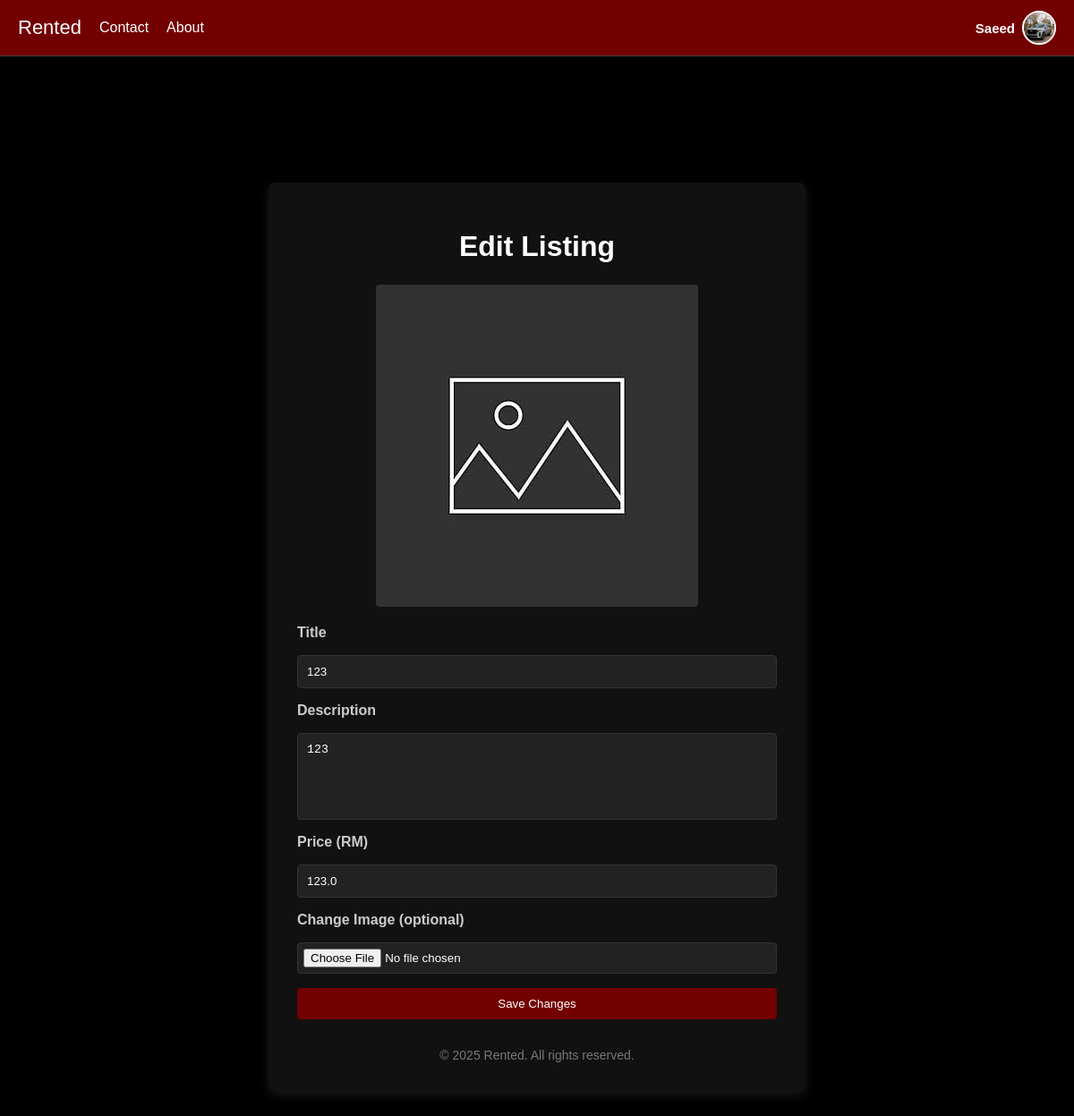
The app's page /edit_listing/1 (signed in) with its own data.
### app.py (models this page shows)
class User(db.Model):
    id = db.Column(db.Integer, primary_key=True)
    username = db.Column(db.String(150), unique=True, nullable=False)
    email = db.Column(db.String(150), unique=True, nullable=True)
    password = db.Column(db.String(150), nullable=False)
    profile_pic = db.Column(db.String(300), default="profile_pics/default.png")
    is_admin = db.Column(db.Boolean, default=False)
    created_at = db.Column(db.DateTime, default=datetime.utcnow)

class Listing(db.Model):
    id = db.Column(db.Integer, primary_key=True)
    title = db.Column(db.String(150), nullable=False)
    description = db.Column(db.Text, nullable=False)
    price = db.Column(db.Float, nullable=False)
    image = db.Column(db.String(300), default="default_listing.png")
    user_id = db.Column(db.Integer, db.ForeignKey('user.id'), nullable=False)
    created_at = db.Column(db.DateTime, default=datetime.utcnow)
    user = db.relationship("User", backref="listings")

### app.py (the view, shortened to what this page needs)
@app.route("/edit_listing/<int:id>", methods=["GET", "POST"])
def edit_listing(id):
    if "user_id" not in session:
        return redirect(url_for("login"))
    listing = Listing.query.get_or_404(id)
    user = User.query.get(session["user_id"])
    if listing.user_id != session["user_id"] and not user.is_admin:
        return "Unauthorized", 403
    return render_template("edit_listing.html", listing=listing)

### app.py (called while the page is built)
@app.context_processor
def inject_user():
    if "user_id" in session:
        user = User.query.get(session["user_id"])
        return dict(user=user)
    return dict(user=None)

### templates/edit_listing.html (shortened to what this page needs)
{% extends "base.html" %}
{% block content %}
<div class="container" style="max-width: 600px; margin: 100px auto; padding: 32px; background-color: #111; border-radius: 8px; box-shadow: 0 4px 12px rgba(255,255,255,0.1);">
    <h1 style="text-align:center; margin-bottom:24px; color:#fff;">Edit Listing</h1>
    <div class="current-image" style="margin-bottom:16px; text-align:center;">
        <img src="{{ url_for('static', filename='listing_images/' + listing.image) }}" alt="Listing Image" style="max-width:100%; border-radius:4px;">
    </div>
    <form action="{{ url_for('edit_listing', id=listing.id) }}" method="POST" enctype="multipart/form-data" style="display:flex; flex-direction:column; gap:16px;">
        <label style="color:#ccc; font-weight:bold;" for="title">Title</label>
        <input type="text" id="title" name="title" value="{{ listing.title }}" required style="padding:10px; border-radius:4px; border:1px solid #333; background:#222; color:#fff;">
        <label style="color:#ccc; font-weight:bold;" for="description">Description</label>
        <textarea id="description" name="description" rows="5" required style="padding:10px; border-radius:4px; border:1px solid #333; background:#222; color:#fff; resize:none;">{{ listing.description }}</textarea>
        <label style="color:#ccc; font-weight:bold;" for="price">Price (RM)</label>
        <input type="number" id="price" name="price" value="{{ listing.price }}" step="0.01" required style="padding:10px; border-radius:4px; border:1px solid #333; background:#222; color:#fff;">
        <label style="color:#ccc; font-weight:bold;" for="image">Change Image (optional)</label>
        <input type="file" id="image" name="image" accept="image/*" style="padding:6px; border-radius:4px; border:1px solid #333; background:#222; color:#fff;">
        <button type="submit" class="btn" style="background:#730000; color:#fff; padding:10px; border-radius:4px; border:none; cursor:pointer;">Save Changes</button>
    </form>
    <div class="footer" style="margin-top:32px; text-align:center; color:#777; font-size:14px;">&copy; 2025 Rented. All rights reserved.</div>
</div>
{% endblock %}

### templates/base.html (shortened to what this page needs)
<!DOCTYPE html>
<html lang="en">
<head>
</head>
<body>
  <nav class="navbar">
    <div class="nav-left">
      <a href="{{ url_for('home') }}" class="logo">Rented</a>
      <a href="{{ url_for('contact') }}">Contact</a>
      <a href="{{ url_for('about') }}">About</a>
    </div>
    <div class="nav-right">
      {% if session.get('user_id') %}
        <div class="user-info">
          <span class="username">{{ user.username }}</span>
          <img src="{{ url_for('static', filename=user.profile_pic) }}" alt="Profile" class="profile-pic">
        </div>
      {% else %}
        <div class="auth-buttons">
          <a href="{{ url_for('login') }}" class="auth-link">Login</a>
          <a href="{{ url_for('signup') }}" class="auth-link">Sign Up</a>
        </div>
      {% endif %}
    </div>
  </nav>
  <div class="container">
    {% block content %}{% endblock %}
  </div>
</body>
</html>

### templates/base.html (style rules this page uses)
*, *::before, *::after { box-sizing: border-box; }
body { margin: 0; font-family: Arial, sans-serif; background: #000; color: #fff; min-height: 100vh; padding-top: 80px; }
a { text-decoration: none; color: inherit; }
.navbar { display: flex; justify-content: space-between; align-items: center; background: #730000; padding: 12px 20px; position: fixed; top: 0; left: 0; right: 0; z-index: 1000; border-bottom: 1px solid #444; }
.nav-left { display: flex; align-items: center; gap: 20px; }
.navbar a { color: #fff; font-weight: 500; }
.logo { font-family: 'Arial Black', sans-serif; font-size: 22px; color: #000; }
.user-info { display: flex; align-items: center; gap: 8px; position: relative; }
.username { font-weight: bold; font-size: 15px; }
.profile-pic { width: 38px; height: 38px; border-radius: 50%; object-fit: cover; cursor: pointer; border: 2px solid #fff; }
.container { max-width: 1000px; margin: 0 auto; padding: 24px; }

### records on screen
User: username "Saeed", profile_pic (picture)
Listing: image (placeholder picture), title "123", description "123", price "123.0"
